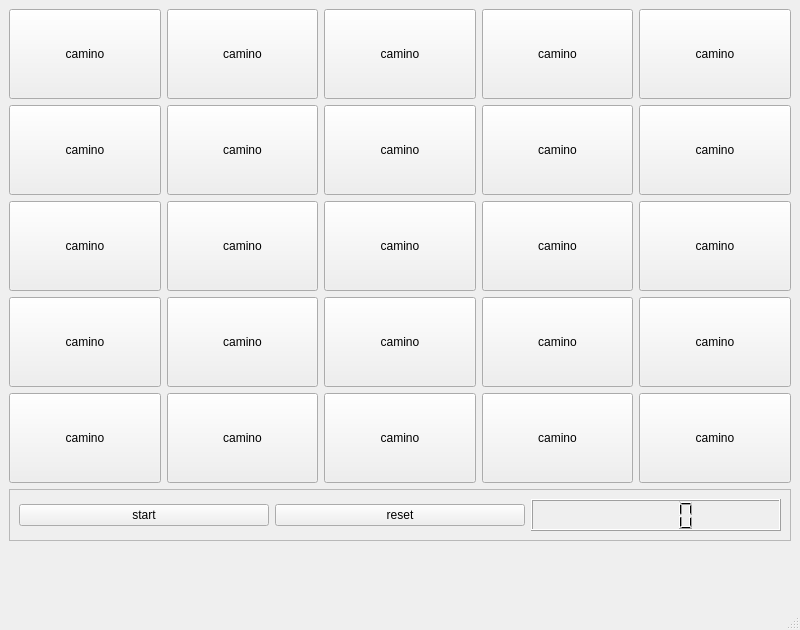
<?xml version="1.0" encoding="UTF-8"?>
<ui version="4.0">
 <class>MainWindow</class>
 <widget class="QMainWindow" name="MainWindow">
  <property name="geometry">
   <rect>
    <x>0</x>
    <y>0</y>
    <width>800</width>
    <height>630</height>
   </rect>
  </property>
  <property name="windowTitle">
   <string>MainWindow</string>
  </property>
  <widget class="QWidget" name="centralwidget">
   <layout class="QGridLayout" name="gridLayout_2">
    <item row="0" column="0">
     <layout class="QGridLayout" name="gridLayout">
      <item row="0" column="0">
       <widget class="QPushButton" name="estacion1">
        <property name="minimumSize">
         <size>
          <width>90</width>
          <height>90</height>
         </size>
        </property>
        <property name="text">
         <string>camino</string>
        </property>
       </widget>
      </item>
      <item row="0" column="1">
       <widget class="QPushButton" name="estacion2">
        <property name="minimumSize">
         <size>
          <width>90</width>
          <height>90</height>
         </size>
        </property>
        <property name="text">
         <string>camino</string>
        </property>
       </widget>
      </item>
      <item row="0" column="2">
       <widget class="QPushButton" name="estacion3">
        <property name="minimumSize">
         <size>
          <width>90</width>
          <height>90</height>
         </size>
        </property>
        <property name="text">
         <string>camino</string>
        </property>
       </widget>
      </item>
      <item row="0" column="3">
       <widget class="QPushButton" name="estacion4">
        <property name="minimumSize">
         <size>
          <width>90</width>
          <height>90</height>
         </size>
        </property>
        <property name="text">
         <string>camino</string>
        </property>
       </widget>
      </item>
      <item row="0" column="4">
       <widget class="QPushButton" name="estacion5">
        <property name="minimumSize">
         <size>
          <width>90</width>
          <height>90</height>
         </size>
        </property>
        <property name="text">
         <string>camino</string>
        </property>
       </widget>
      </item>
      <item row="1" column="0">
       <widget class="QPushButton" name="estacion6">
        <property name="minimumSize">
         <size>
          <width>90</width>
          <height>90</height>
         </size>
        </property>
        <property name="text">
         <string>camino</string>
        </property>
       </widget>
      </item>
      <item row="1" column="1">
       <widget class="QPushButton" name="estacion7">
        <property name="minimumSize">
         <size>
          <width>90</width>
          <height>90</height>
         </size>
        </property>
        <property name="text">
         <string>camino</string>
        </property>
       </widget>
      </item>
      <item row="1" column="2">
       <widget class="QPushButton" name="estacion8">
        <property name="minimumSize">
         <size>
          <width>90</width>
          <height>90</height>
         </size>
        </property>
        <property name="text">
         <string>camino</string>
        </property>
       </widget>
      </item>
      <item row="1" column="3">
       <widget class="QPushButton" name="estacion9">
        <property name="minimumSize">
         <size>
          <width>90</width>
          <height>90</height>
         </size>
        </property>
        <property name="text">
         <string>camino</string>
        </property>
       </widget>
      </item>
      <item row="1" column="4">
       <widget class="QPushButton" name="estacion10">
        <property name="minimumSize">
         <size>
          <width>90</width>
          <height>90</height>
         </size>
        </property>
        <property name="text">
         <string>camino</string>
        </property>
       </widget>
      </item>
      <item row="2" column="0">
       <widget class="QPushButton" name="estacion11">
        <property name="minimumSize">
         <size>
          <width>90</width>
          <height>90</height>
         </size>
        </property>
        <property name="text">
         <string>camino</string>
        </property>
       </widget>
      </item>
      <item row="2" column="1">
       <widget class="QPushButton" name="estacion12">
        <property name="minimumSize">
         <size>
          <width>90</width>
          <height>90</height>
         </size>
        </property>
        <property name="text">
         <string>camino</string>
        </property>
       </widget>
      </item>
      <item row="2" column="2">
       <widget class="QPushButton" name="estacion13">
        <property name="minimumSize">
         <size>
          <width>90</width>
          <height>90</height>
         </size>
        </property>
        <property name="text">
         <string>camino</string>
        </property>
       </widget>
      </item>
      <item row="2" column="3">
       <widget class="QPushButton" name="estacion14">
        <property name="minimumSize">
         <size>
          <width>90</width>
          <height>90</height>
         </size>
        </property>
        <property name="text">
         <string>camino</string>
        </property>
       </widget>
      </item>
      <item row="2" column="4">
       <widget class="QPushButton" name="estacion15">
        <property name="minimumSize">
         <size>
          <width>90</width>
          <height>90</height>
         </size>
        </property>
        <property name="text">
         <string>camino</string>
        </property>
       </widget>
      </item>
      <item row="3" column="0">
       <widget class="QPushButton" name="estacion16">
        <property name="minimumSize">
         <size>
          <width>90</width>
          <height>90</height>
         </size>
        </property>
        <property name="text">
         <string>camino</string>
        </property>
       </widget>
      </item>
      <item row="3" column="1">
       <widget class="QPushButton" name="estacion17">
        <property name="minimumSize">
         <size>
          <width>90</width>
          <height>90</height>
         </size>
        </property>
        <property name="text">
         <string>camino</string>
        </property>
       </widget>
      </item>
      <item row="3" column="2">
       <widget class="QPushButton" name="estacion18">
        <property name="minimumSize">
         <size>
          <width>90</width>
          <height>90</height>
         </size>
        </property>
        <property name="text">
         <string>camino</string>
        </property>
       </widget>
      </item>
      <item row="3" column="3">
       <widget class="QPushButton" name="estacion19">
        <property name="minimumSize">
         <size>
          <width>90</width>
          <height>90</height>
         </size>
        </property>
        <property name="text">
         <string>camino</string>
        </property>
       </widget>
      </item>
      <item row="3" column="4">
       <widget class="QPushButton" name="estacion20">
        <property name="minimumSize">
         <size>
          <width>90</width>
          <height>90</height>
         </size>
        </property>
        <property name="text">
         <string>camino</string>
        </property>
       </widget>
      </item>
      <item row="4" column="0">
       <widget class="QPushButton" name="estacion21">
        <property name="minimumSize">
         <size>
          <width>90</width>
          <height>90</height>
         </size>
        </property>
        <property name="text">
         <string>camino</string>
        </property>
       </widget>
      </item>
      <item row="4" column="1">
       <widget class="QPushButton" name="estacion22">
        <property name="minimumSize">
         <size>
          <width>90</width>
          <height>90</height>
         </size>
        </property>
        <property name="text">
         <string>camino</string>
        </property>
       </widget>
      </item>
      <item row="4" column="2">
       <widget class="QPushButton" name="estacion23">
        <property name="minimumSize">
         <size>
          <width>90</width>
          <height>90</height>
         </size>
        </property>
        <property name="text">
         <string>camino</string>
        </property>
       </widget>
      </item>
      <item row="4" column="3">
       <widget class="QPushButton" name="estacion24">
        <property name="minimumSize">
         <size>
          <width>90</width>
          <height>90</height>
         </size>
        </property>
        <property name="text">
         <string>camino</string>
        </property>
       </widget>
      </item>
      <item row="4" column="4">
       <widget class="QPushButton" name="estacion25">
        <property name="minimumSize">
         <size>
          <width>90</width>
          <height>90</height>
         </size>
        </property>
        <property name="text">
         <string>camino</string>
        </property>
       </widget>
      </item>
     </layout>
    </item>
    <item row="1" column="0">
     <widget class="QFrame" name="frame">
      <property name="frameShape">
       <enum>QFrame::StyledPanel</enum>
      </property>
      <property name="frameShadow">
       <enum>QFrame::Raised</enum>
      </property>
      <layout class="QHBoxLayout" name="horizontalLayout">
       <item>
        <widget class="QPushButton" name="start">
         <property name="minimumSize">
          <size>
           <width>20</width>
           <height>20</height>
          </size>
         </property>
         <property name="text">
          <string>start</string>
         </property>
         <property name="checkable">
          <bool>false</bool>
         </property>
         <property name="checked">
          <bool>false</bool>
         </property>
        </widget>
       </item>
       <item>
        <widget class="QPushButton" name="pushButton">
         <property name="minimumSize">
          <size>
           <width>20</width>
           <height>20</height>
          </size>
         </property>
         <property name="text">
          <string>reset</string>
         </property>
        </widget>
       </item>
       <item>
        <widget class="QLCDNumber" name="lcdNumber"/>
       </item>
      </layout>
     </widget>
    </item>
    <item row="2" column="0">
     <widget class="QLabel" name="error">
      <property name="styleSheet">
       <string notr="true">color: rgb(255, 0, 0);
font: 26pt &quot;Titillium Web&quot;;
font: 24pt &quot;Segoe UI&quot;;

</string>
      </property>
      <property name="text">
       <string/>
      </property>
      <property name="alignment">
       <set>Qt::AlignCenter</set>
      </property>
     </widget>
    </item>
   </layout>
  </widget>
  <widget class="QMenuBar" name="menubar">
   <property name="geometry">
    <rect>
     <x>0</x>
     <y>0</y>
     <width>800</width>
     <height>21</height>
    </rect>
   </property>
  </widget>
  <widget class="QStatusBar" name="statusbar"/>
 </widget>
 <resources/>
 <connections/>
</ui>
